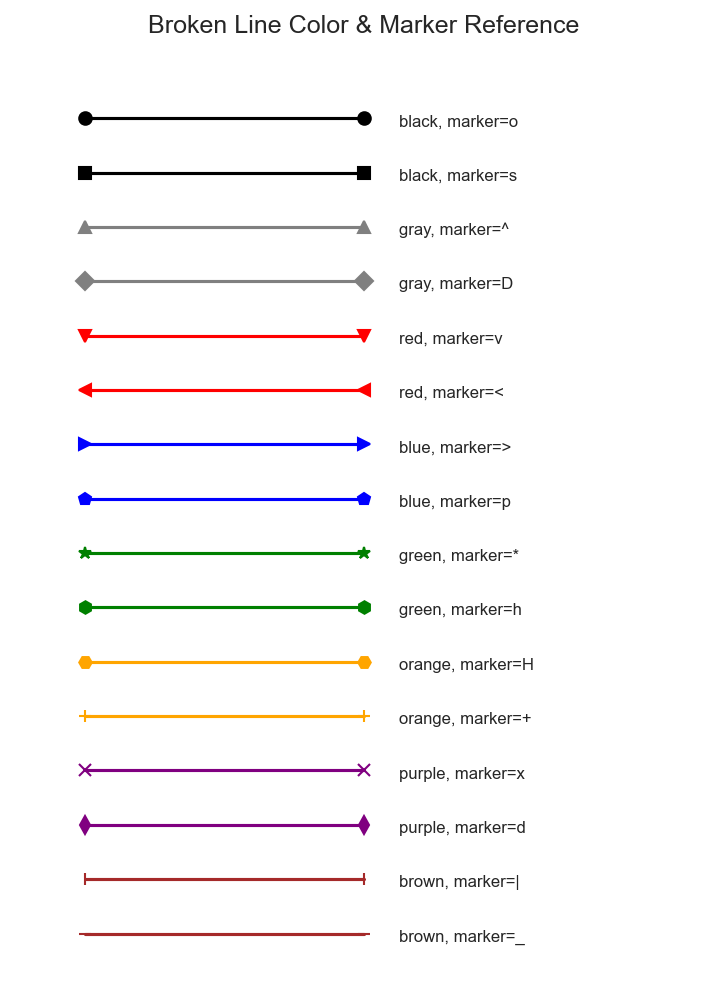
#> input picture tests/cor_broken.png, 727 x 992 px
$ python -i colors.py   (imports and definitions only)
#> lines starting #> are read from the running program, lines starting #| are printed output that depends on the picture; after the words box and inside, x2 and y2 are one past the last pixel; in counts of white or black regions, pixels touching at a corner belong together
#> further down, picture is the input picture: shape (992, 727, 3); mean B, G, R 248, 247.7, 249.1
"""Curve color prototype extraction."""

from __future__ import annotations

import math
from dataclasses import dataclass
from typing import List, Optional, Sequence

import cv2
import numpy as np

from .models import BoundingBox, CurvePrototype


@dataclass
class ColorExtractorConfig:
    step: int = 1
    diff: int = 15
    min_area: int = 2
    min_l: int = 10
    max_l: int = 240
    min_chroma: int = 10
    merge_diff_l: int = 80
    merge_diff_ab: int = 20
    min_ratio: float = 0.001
    max_ratio: float = 0.90
    inset_px: int = 3
    include_achromatic: bool = True
    achromatic_min_area: int = 8
    dark_max_l: int = 95
    gray_min_l: int = 95
    gray_max_l: int = 195
    gray_max_chroma: int = 12
    fine_gray_merge_diff_l: int = 18


class CurveColorExtractor:
    """Extract curve color prototypes from a plot image or region."""

    def __init__(self, config: Optional[ColorExtractorConfig] = None):
        self.config = config or ColorExtractorConfig()

    def extract(
        self,
        image_bgr: np.ndarray,
        region: Optional[BoundingBox] = None,
        exclude_regions: Optional[Sequence[BoundingBox]] = None,
    ) -> List[CurvePrototype]:
        crop, offset = self._crop(image_bgr, region)
#> offset = (0, 0)
        if crop.size == 0:
            return []

        lab = cv2.cvtColor(crop, cv2.COLOR_BGR2Lab)
#> lab: shape (992, 727, 3); mean of channels 0, 1, 2 248.9, 128.7, 128.2
        lab_float = lab.astype(np.float32)
#> lab_float: shape (992, 727, 3) float32; mean of channels 0, 1, 2 249.7, 128.7, 128.2
        h, w = crop.shape[:2]
        total_pixels = h * w
        cfg = self.config

        l_channel = lab[:, :, 0]
        a_centered = lab_float[:, :, 1] - 128
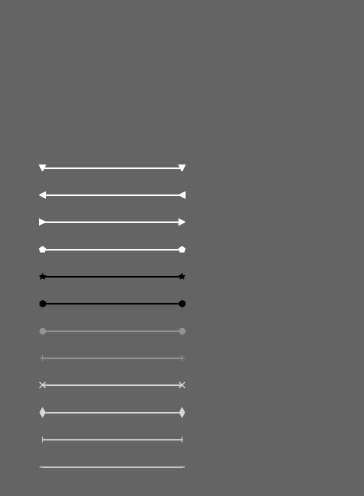
#> a_centered: shape (992, 727) float32 (shown at 1/2 size); min -52, max 80, mean 0.7; drawn with min black and max white
        b_centered = lab_float[:, :, 2] - 128
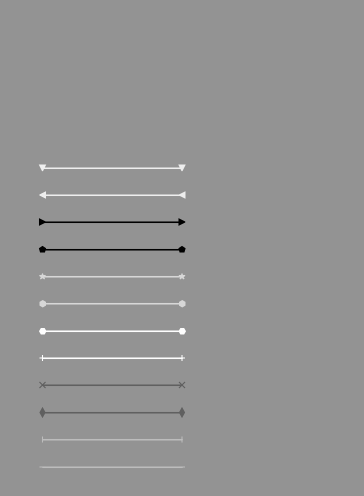
#> b_centered: shape (992, 727) float32 (shown at 1/2 size); min -108, max 79, mean 0.2; drawn with min black and max white
        chroma = np.sqrt(a_centered**2 + b_centered**2)
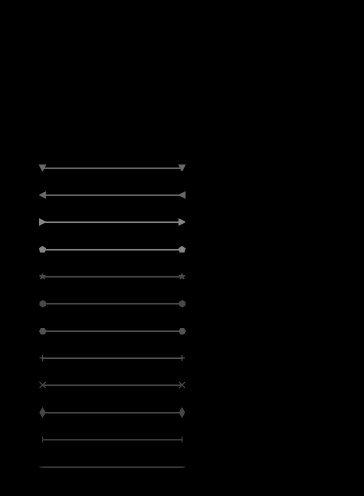
#> chroma: shape (992, 727) float32 (shown at 1/2 size); min 0, max 133.8, mean 1.5
        ignore = (l_channel < cfg.min_l) | (l_channel > cfg.max_l) | (chroma < cfg.min_chroma)
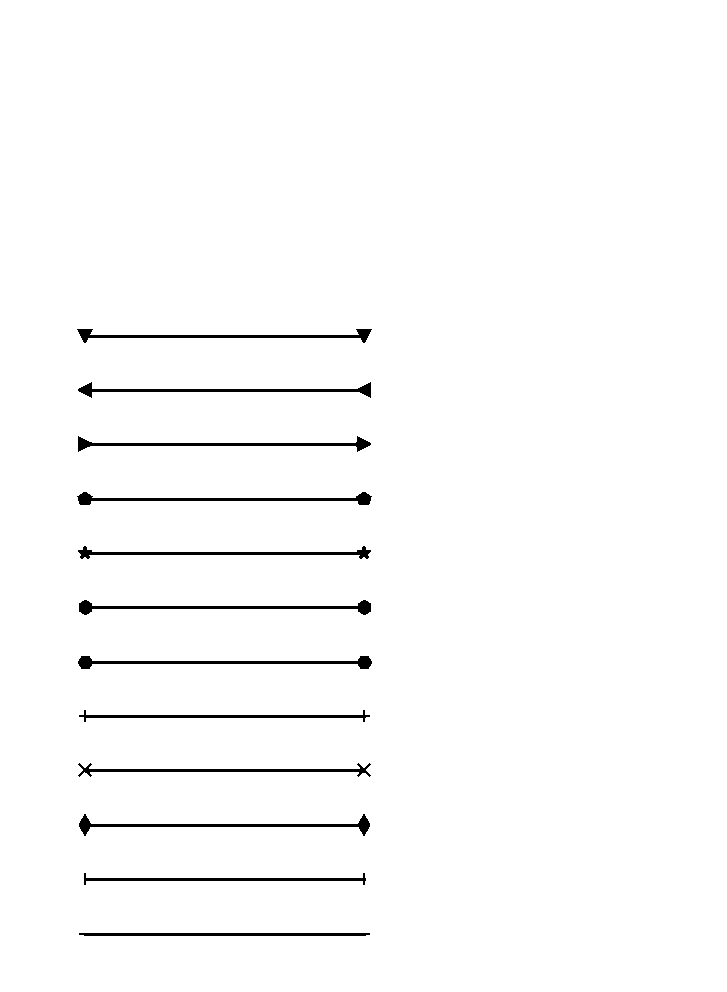
#> ignore: shape (992, 727) bool; 98.3% white; 12 black regions, largest, box (x1, y1, x2, y2) and area: (79, 814, 370, 836) 1113, (79, 600, 371, 615) 1108, (78, 656, 372, 669) 1102
        if exclude_regions:
            self._apply_exclusions(ignore, exclude_regions, offset)

        visited = np.zeros((h, w), dtype=bool)
        visited[ignore] = True
        mask_template = np.zeros((h + 2, w + 2), np.uint8)
        raw_regions = []

        for y in range(0, h, cfg.step):
            for x in range(0, w, cfg.step):
                if visited[y, x]:
                    continue
                mask = mask_template.copy()
                flags = 4 | cv2.FLOODFILL_FIXED_RANGE | cv2.FLOODFILL_MASK_ONLY | (255 << 8)
                tolerance = (cfg.diff, cfg.diff, cfg.diff)
                area, _, _, _ = cv2.floodFill(lab, mask, (x, y), (0, 0, 0), tolerance, tolerance, flags)
                region_mask = mask[1 : h + 1, 1 : w + 1].astype(bool)
                visited[region_mask] = True
                if area < cfg.min_area:
                    continue
                mean_lab = cv2.mean(lab, mask=region_mask.astype(np.uint8))[:3]
                c_val = math.sqrt((mean_lab[1] - 128) ** 2 + (mean_lab[2] - 128) ** 2)
                if cfg.min_l <= mean_lab[0] <= cfg.max_l and c_val >= cfg.min_chroma:
                    raw_regions.append({"lab": np.array(mean_lab, dtype=np.float32), "area": int(area)})
#> visited: shape (992, 727) bool; every value is 1
#> after the loop, raw_regions = 26 items

        if cfg.include_achromatic:
            raw_regions.extend(self._extract_achromatic_regions(lab, chroma))

        merged = self._merge_regions(raw_regions)
        return self._to_prototypes(merged, total_pixels, offset)

    def _crop(self, image_bgr: np.ndarray, region: Optional[BoundingBox]):
        if region is None:
            return image_bgr.copy(), (0, 0)
        h, w = image_bgr.shape[:2]
        x0 = max(0, int(region.x_min))
        y0 = max(0, int(region.y_min))
        x1 = min(w, int(region.x_max))
        y1 = min(h, int(region.y_max))
        if self.config.inset_px > 0 and x1 - x0 > 2 * self.config.inset_px and y1 - y0 > 2 * self.config.inset_px:
            x0 += self.config.inset_px
            y0 += self.config.inset_px
            x1 -= self.config.inset_px
            y1 -= self.config.inset_px
        return image_bgr[y0:y1, x0:x1].copy(), (x0, y0)

    def _extract_achromatic_regions(self, lab: np.ndarray, chroma: np.ndarray):
        cfg = self.config
        l_channel = lab[:, :, 0]
        dark = l_channel <= cfg.dark_max_l
#> dark: shape (992, 727) bool; 1.7% white; 386 white regions (262 under 20 px), largest, box (x1, y1, x2, y2) and area: (78, 166, 371, 180) 1187, (78, 111, 372, 126) 1114, (78, 492, 371, 505) 1057
        gray = (chroma <= cfg.gray_max_chroma) & (l_channel >= cfg.gray_min_l) & (l_channel <= cfg.gray_max_l)
#> gray: shape (992, 727) bool; 0.91% white in thin lines or dots, all inside (x1, y1, x2, y2) = (75, 15, 579, 943)
        regions = []
        for mask in (dark, gray):
            regions.extend(self._regions_from_mask(mask.astype(np.uint8), lab))
#> this loop made 2 passes
#> num in _regions_from_mask on passes 1 to 2: 387, 1144
#> pass 1, in _regions_from_mask, `num, labels, stats, _ = cv2.connectedComponentsWithStats(mask, connect..`:
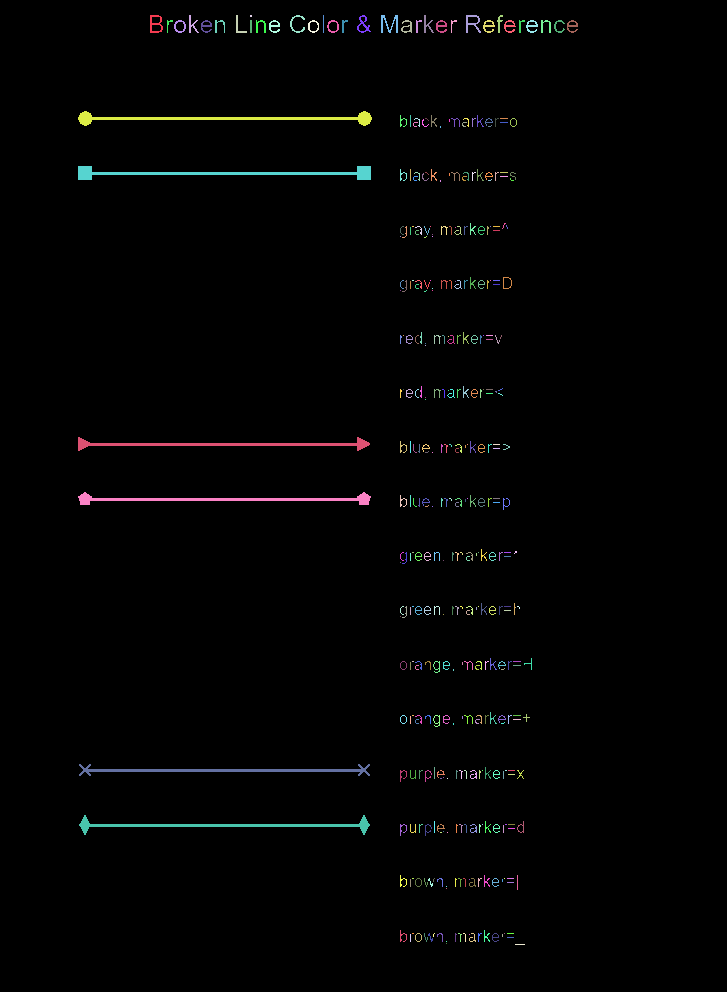
#> labels: shape (992, 727) int32; 387 distinct labels, from 0 to 386; one colour per label, 0 black
#> pass 2, in _regions_from_mask (call 2), `num, labels, stats, _ = cv2.connectedComponentsWithStats(mask, connect..`:
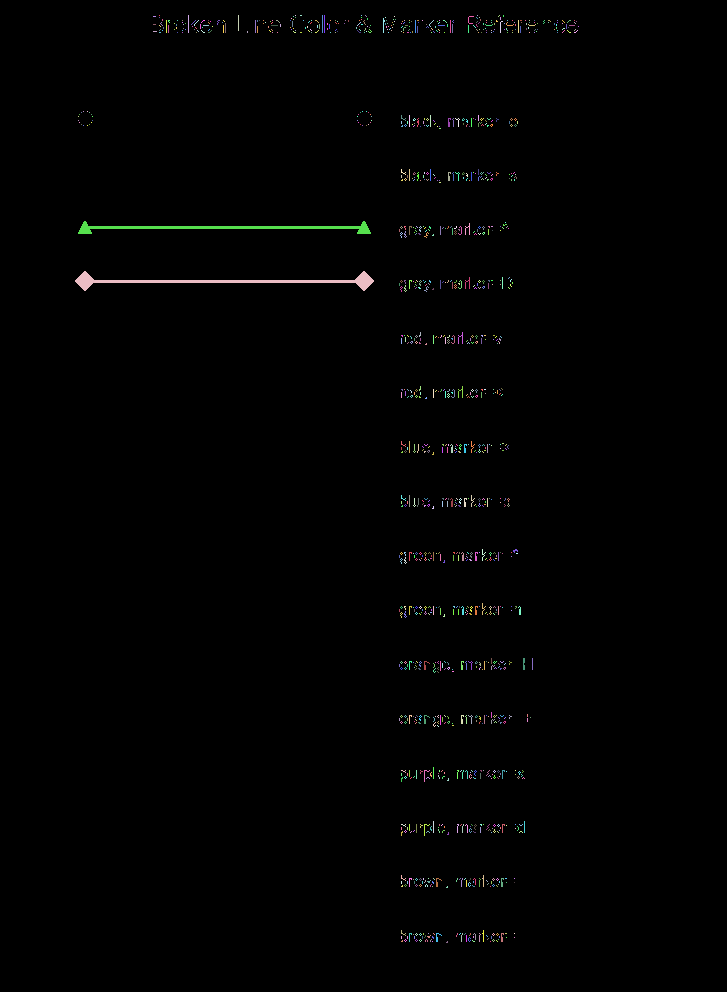
#> labels: shape (992, 727) int32; 1144 distinct labels, from 0 to 1143; one colour per label, 0 black
#> after the loop, regions = 408 items
        return regions

    # [10 lines left out: function _apply_exclusions, not called in this run]

    def _regions_from_mask(self, mask: np.ndarray, lab: np.ndarray):
        cfg = self.config
        num, labels, stats, _ = cv2.connectedComponentsWithStats(mask, connectivity=8)
        regions = []
        for idx in range(1, num):
            area = int(stats[idx, cv2.CC_STAT_AREA])
            if area < cfg.achromatic_min_area:
                continue
            component_mask = (labels == idx).astype(np.uint8)
            mean_lab = cv2.mean(lab, mask=component_mask)[:3]
            regions.append({"lab": np.array(mean_lab, dtype=np.float32), "area": area})
        return regions

    def _merge_regions(self, raw_regions):
        cfg = self.config
        raw_regions.sort(key=lambda x: x["area"], reverse=True)
        palette = []
        for region in raw_regions:
            curr_lab = region["lab"]
            curr_area = region["area"]
            matched = False
            for p in palette:
                delta_l = abs(curr_lab[0] - p["lab"][0])
                delta_ab = math.hypot(curr_lab[1] - p["lab"][1], curr_lab[2] - p["lab"][2])
                if delta_l < cfg.merge_diff_l and delta_ab < cfg.merge_diff_ab:
                    new_area = p["area"] + curr_area
                    p["lab"] = (p["lab"] * p["area"] + curr_lab * curr_area) / new_area
                    p["area"] = new_area
                    p["count"] += 1
                    matched = True
                    break
            if not matched:
                palette.append({"lab": curr_lab, "area": curr_area, "count": 1})
#> this loop made 434 passes
#> (curr_lab, curr_area) on passes 1 to 3: ([138, 128, 128], 1219), ([0, 128, 128], 1187), ([1.66, 128, 128], 1114)
#> after the loop, p = {'lab': [185.5, 152.5, 111], 'area': 8, 'count': 4}; palette = 13 items
        return palette

    # [30 lines left out: function extract_with_gray_legend_guidance, not called in this run]

    def _to_prototypes(self, palette, total_pixels: int, offset) -> List[CurvePrototype]:
#> called with total_pixels = 721184, offset = (0, 0)
        cfg = self.config
        prototypes: List[CurvePrototype] = []
        for p in palette:
            ratio = p["area"] / max(total_pixels, 1)
            if ratio < cfg.min_ratio or ratio > cfg.max_ratio:
                continue
            lab_pix = np.uint8([[p["lab"]]])
            bgr = cv2.cvtColor(lab_pix, cv2.COLOR_Lab2BGR)[0][0]
            rgb = (int(bgr[2]), int(bgr[1]), int(bgr[0]))
            lab_tuple = (float(p["lab"][0]), float(p["lab"][1]), float(p["lab"][2]))
            confidence = float(max(0.0, min(1.0, ratio / max(cfg.min_ratio * 10, 1e-9))))
            prototypes.append(
                CurvePrototype(
                    curve_id=f"curve_color_{len(prototypes)}",
                    rgb=rgb,
                    lab=lab_tuple,
                    area=int(p["area"]),
                    ratio=float(ratio),
                    confidence=confidence,
                    source="direct",
                )
            )
#> this loop made 13 passes
#> (p, ratio, lab_pix, bgr, rgb, confidence) on passes 3 to 5: ({'lab': [191.1, 151.9, 206.9], 'area': 1973, 'count': 2}, 0.00274, [[191, 151, 206]], [7, 166, 253], (253, 166, 7), 0.274), ({'lab': [118.2, 76.02, 178], 'area': 2029, 'count': 4}, 0.00281, [[118, 76, 177]], [4, 128, 0], (0, 128, 4), 0.281), ({'lab': [82.13, 206.9, 20.09], 'area': 4156, 'count': 4}, 0.00576, [[82, 206, 20]], [255, 6, 0], (0, 6, 255), 0.576)
#> after the loop, prototypes = 8 items
        prototypes.sort(key=lambda c: c.area, reverse=True)
        return prototypes

>>> import cv2
>>> picture = cv2.imread('../../tests/cor_broken.png')
>>> result = CurveColorExtractor().extract(picture)
#> result = 8 items

$ run again, on tests/cor_curve.png
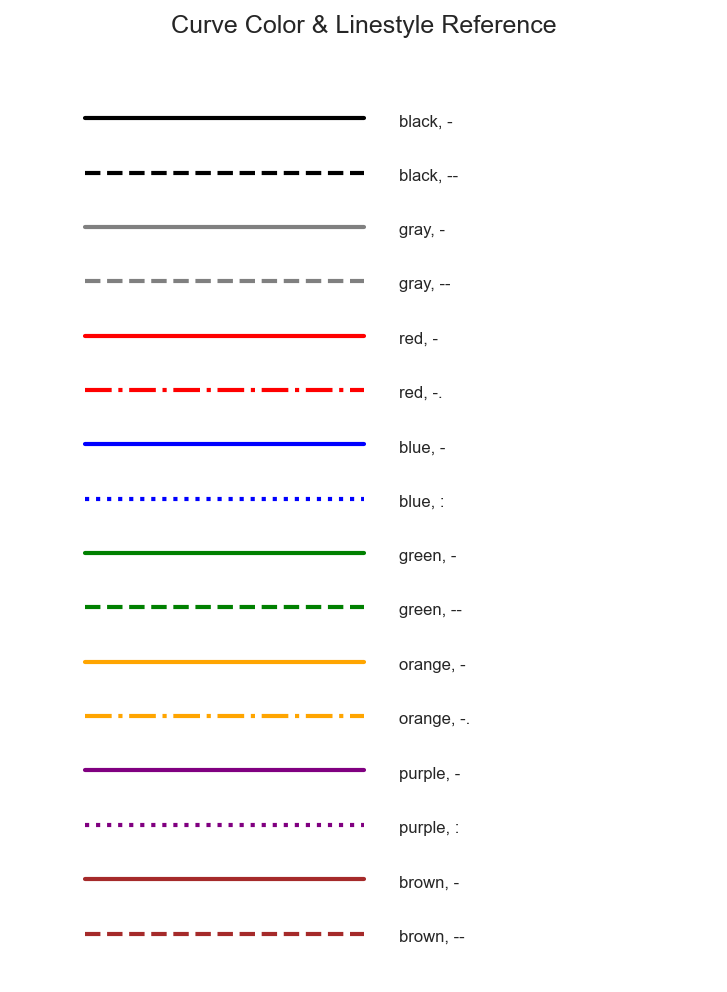
#> input picture tests/cor_curve.png, 727 x 992 px
#> picture is the input picture: shape (992, 727, 3); mean B, G, R 249.6, 249.5, 250.8
#> offset = (0, 0)
#> lab: shape (992, 727, 3); mean of channels 0, 1, 2 250.5, 128.6, 128.3
#> lab_float: shape (992, 727, 3) float32; mean of channels 0, 1, 2 251.4, 128.6, 128.3
#> in extract, `ignore = (l_channel < cfg.min_l) | (l_channel > cfg.max_l) | (chroma <..`:
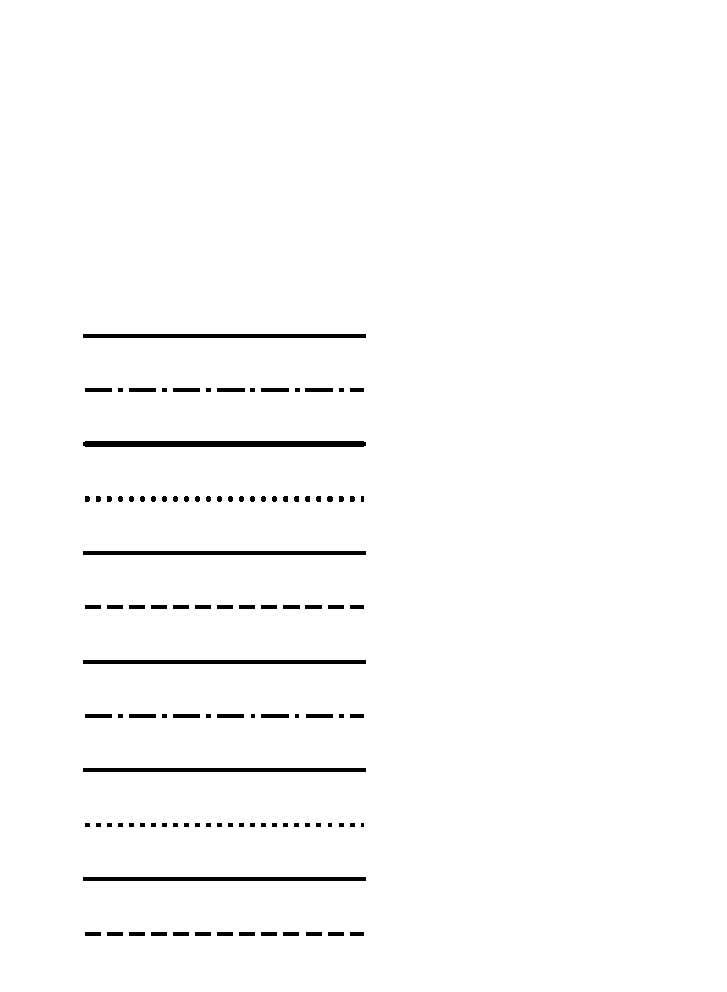
#> ignore: shape (992, 727) bool; 98.4% white; 110 black regions (5 under 20 px), largest, box (x1, y1, x2, y2) and area: (83, 441, 366, 447) 1690, (83, 334, 366, 338) 1132, (83, 551, 366, 555) 1132
#> after the loop in extract, `for y in range(0, h, cfg.step):`: raw_regions = 252 items
#> dark: shape (992, 727) bool; 1.1% white; 264 white regions (187 under 20 px), largest, box (x1, y1, x2, y2) and area: (83, 116, 366, 120) 1128, (83, 442, 366, 446) 1128, (83, 768, 366, 772) 1128
#> gray: shape (992, 727) bool; 0.58% white; 681 white regions (667 under 20 px), largest, box (x1, y1, x2, y2) and area: (83, 225, 366, 229) 1128, (129, 279, 145, 283) 64, (151, 279, 167, 283) 64
#> the loop in _extract_achromatic_regions, `for mask in (dark, gray):` made 2 passes
#> num in _regions_from_mask on passes 1 to 2: 265, 682
#> pass 1, in _regions_from_mask, `num, labels, stats, _ = cv2.connectedComponentsWithStats(mask, connect..`:
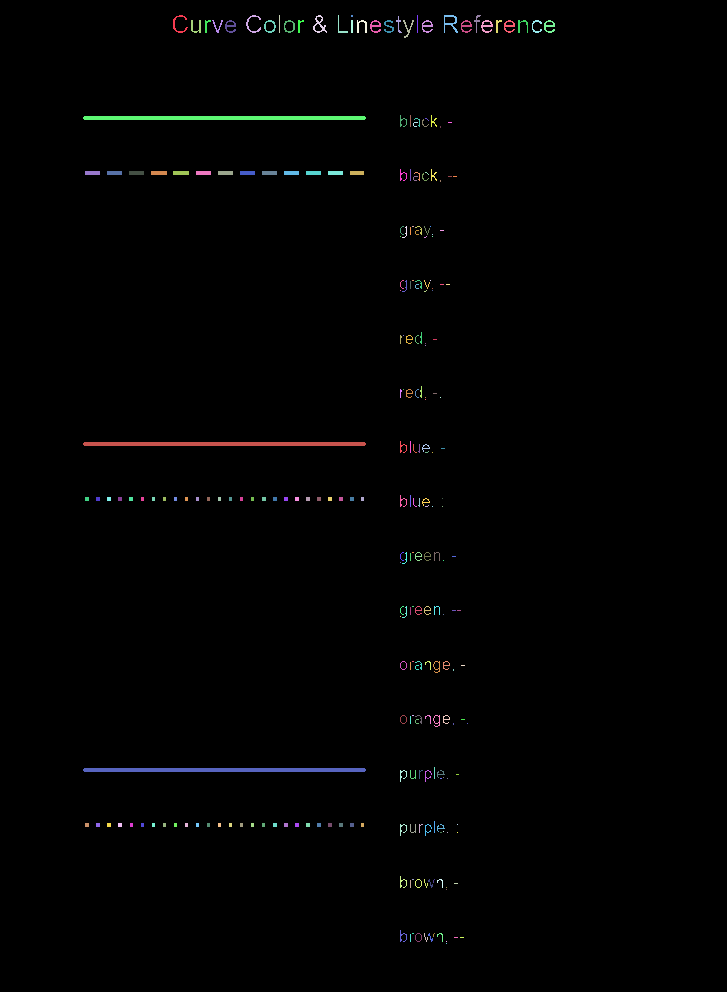
#> labels: shape (992, 727) int32; 265 distinct labels, from 0 to 264; one colour per label, 0 black
#> after the loop in _extract_achromatic_regions, `for mask in (dark, gray):`: regions = 271 items
#> the loop in _merge_regions, `for region in raw_regions:` made 523 passes
#> (curr_lab, curr_area) on passes 1 to 3: ([136, 208, 195], 1128), ([82.02, 207, 20.02], 1128), ([118.1, 76, 178], 1128)
#> after the loop in _merge_regions, `for region in raw_regions:`: p = {'lab': [235.4, 133.1, 118], 'area': 692, 'count': 30}; palette = 18 items
#> the loop in _to_prototypes, `for p in palette:` made 18 passes
#> (p, ratio) on passes 9 to 14: ({'lab': [235.4, 133.1, 118], 'area': 692, 'count': 30}, 0.00096), ({'lab': [176, 155.3, 139.3], 'area': 48, 'count': 12}, 6.66e-05), ({'lab': [180.5, 148.8, 83.17], 'area': 48, 'count': 12}, 6.66e-05), ({'lab': [120.7, 178.4, 45.18], 'area': 44, 'count': 11}, 6.1e-05), ({'lab': [147.3, 162.7, 62.33], 'area': 12, 'count': 3}, 1.66e-05), ({'lab': [194.8, 100.4, 149.2], 'area': 40, 'count': 10}, 5.55e-05)
#> after the loop in _to_prototypes, `for p in palette:`: prototypes = 8 items
